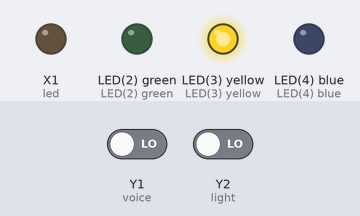
Bench run of a program on a simulated pyboard running MicroPython. Parts: output pins drawn as LEDs (lit = HIGH). The inputs (shaded band) are chosen by the test bench; at power-on: Y2 (light) LOW, Y1 (voice) LOW.

Above: at 1.2 s.
1.3 s: Y2 (light) driven HIGH
At 2.1 s:
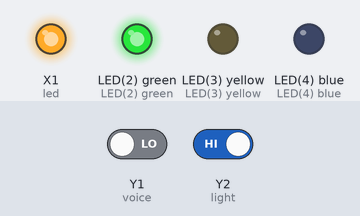
Timing chart, 0 to 4.3 s (numbered marks = the images above; inputs shaded):
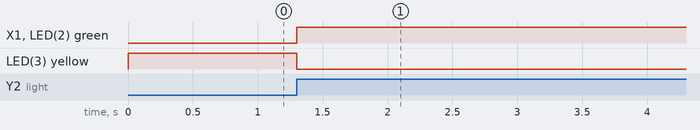

The program:

main.py
```python
# main.py -- put your code here!
# main.py -- put your code here!
import pyb
from pyb import Pin

voice = Pin('Y1',Pin.IN)
light = Pin('Y2',Pin.IN)
led = pyb.Pin("X1",pyb.Pin.OUT_PP)

while 1:
    if light.value()==1:
        if voice.value()==1:
            led.value(0)
            pyb.LED(2).off()
            pyb.LED(3).off()
            pyb.LED(4).on()
        else:
            pyb.LED(3).off()
            pyb.LED(4).off()
            led.value(1)
            pyb.LED(2).on()
            pyb.delay(5000)
    else:
        pyb.LED(3).on()
        pyb.LED(2).off()
        pyb.LED(4).off()
        led.value(0)
```

Measured:
- after the input at 1.3 s, X1 (led), LED(2) green: LOW → HIGH at once; LED(3) yellow: HIGH → LOW at once
